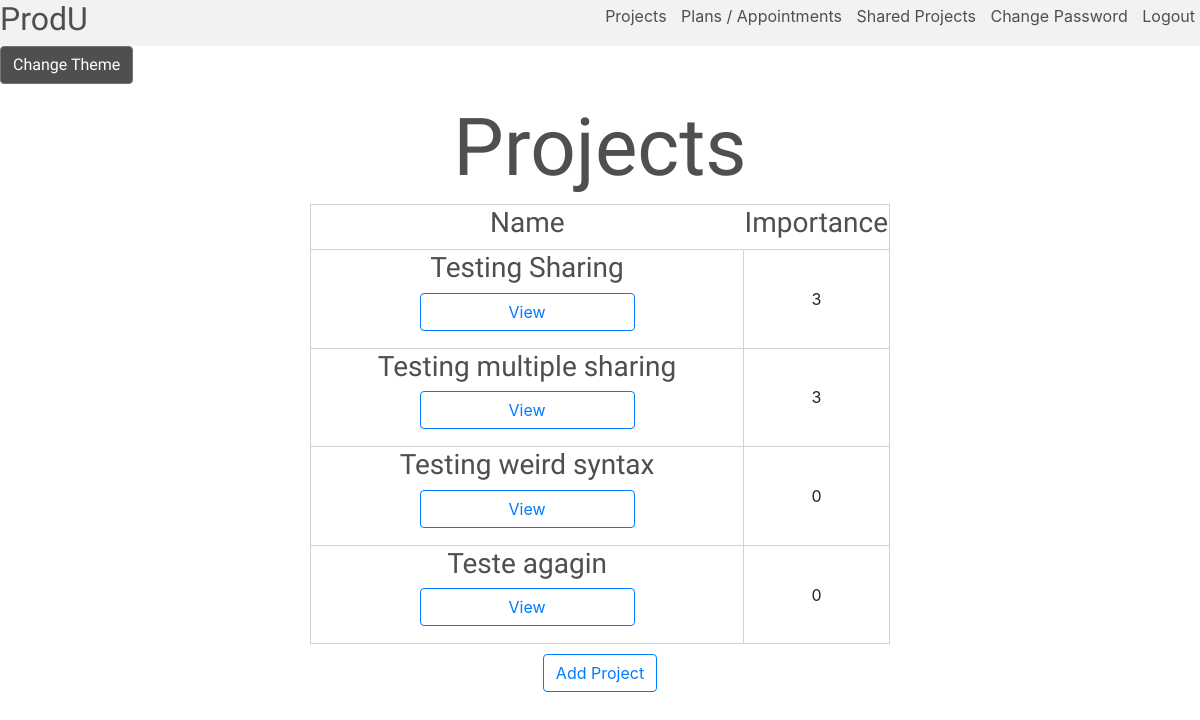
Screenshot of /projects (signed in) with the database file from the repository.
### tables this page shows
CREATE TABLE projects (
id INTEGER PRIMARY KEY,
user_id INTEGER NOT NULL,
visible_ids TEXT,
name TEXT NOT NULL,
importance INTEGER NOT NULL,
FOREIGN KEY (user_id) REFERENCES users(id)
);

### app.py (the view, shortened to what this page needs)
@app.route("/projects", methods = ["GET", "POST"])
@login_required
def projects():
    session["commentopen"] = None
    if request.method == "GET":
        projects = db.execute("SELECT * FROM projects WHERE user_id = :user_id ORDER BY importance DESC", user_id = session["user_id"])
        print(projects)
        return render_template("projects.html", projects = projects)

### app.py (called while the page is built)
def login_required(f):
    @wraps(f)
    def decorated_function(*args, **kwargs):
        if session.get("user_id") is None:
            return redirect("/login")
        return f(*args, **kwargs)
    return decorated_function

### templates/projects.html (shortened to what this page needs)
{% extends "layout.html" %}
{% block body %}
    <h1>Projects</h1>
    <div id = "disp">
        <table style="text-align: center !important">
            <th><h3>Name</h3></th>
            <th><h3>Importance</h3></th>
            {% for project in projects %}
                <tr>
                    <td style="width: 80%;">
                        <h3>{{project["name"]}}</h3>
                        <form action="/viewproject", method = "post">
                            <button type="submit" class="btn btn-outline-primary" value = {{ project["id"] }} style = "width: 50%;">View</button>
                        </form>
                    </td>
                    <td> {{ project["importance"] }} </td>
                </tr>
            {% endfor %}
        </table>
    </div>
    <button type="button" class="btn btn-outline-primary formelem" id = "addplan" style = "margin-top: 10px;">Add Project</button>
{% endblock %}

### static/style.css (style rules this page uses)
h1 { text-align: center; color: #4f4f4f; font-size: 5em; font-family: 'Do Hyeon', sans-serif; }
h3 { font-family: 'Do Hyeon', sans-serif; color: #4f4f4f; }
.formelem { display: block; margin: auto; }
table { width: 50%; border: 1px solid #d2d2d2; border-collapse: collapse; margin: auto; }
td { border: 1px solid #d2d2d2; }

### rows the page displays
projects: name "Testing Sharing", {{ project["id"] }} 4 (drawn), importance "3"
projects: name "Testing multiple sharing", {{ project["id"] }} 5 (drawn), importance "3"
projects: name "Testing weird syntax", {{ project["id"] }} 6 (drawn), importance "0"
projects: name "Teste agagin", {{ project["id"] }} 7 (drawn), importance "0"
